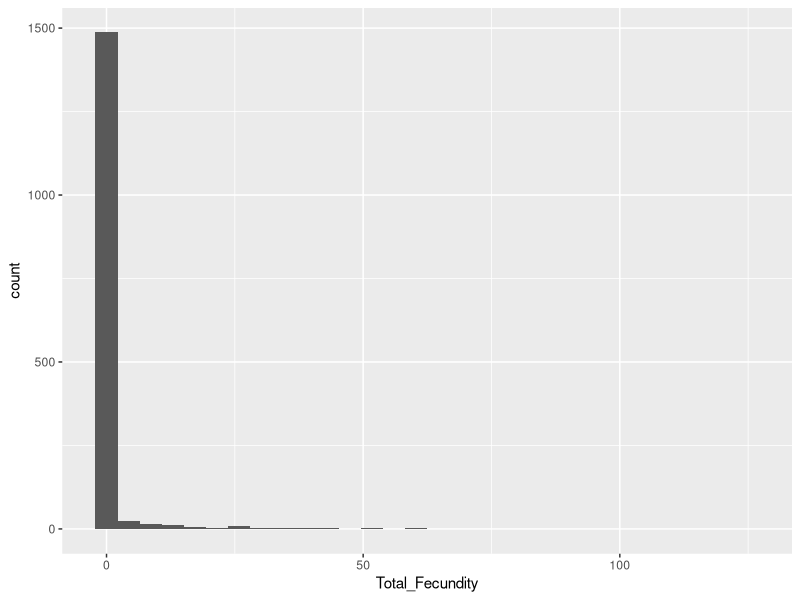
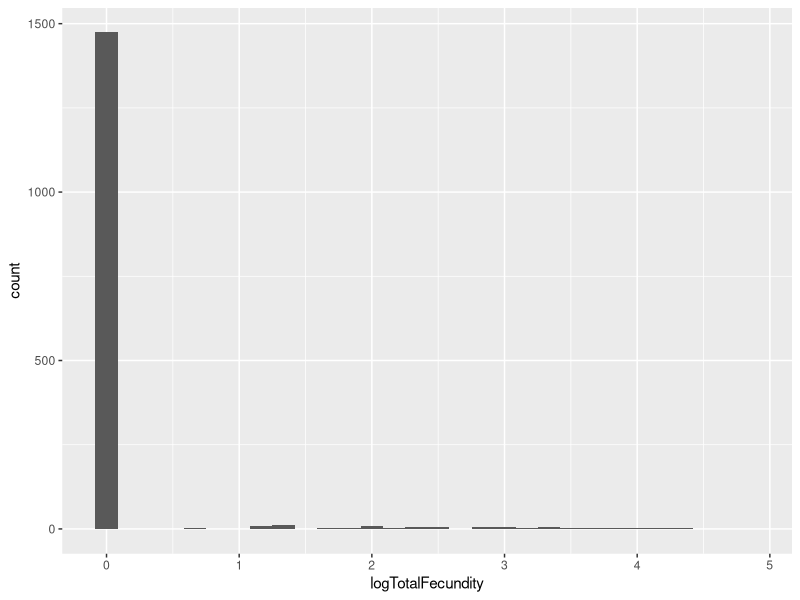
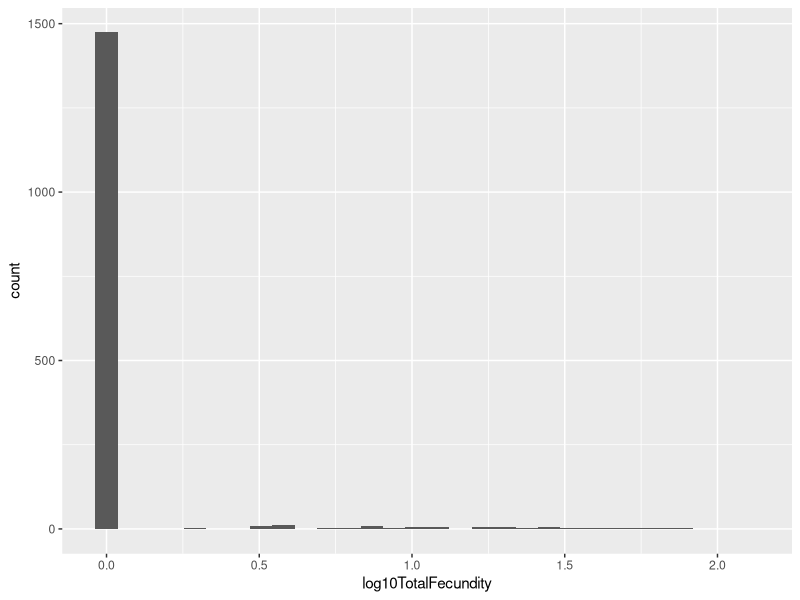
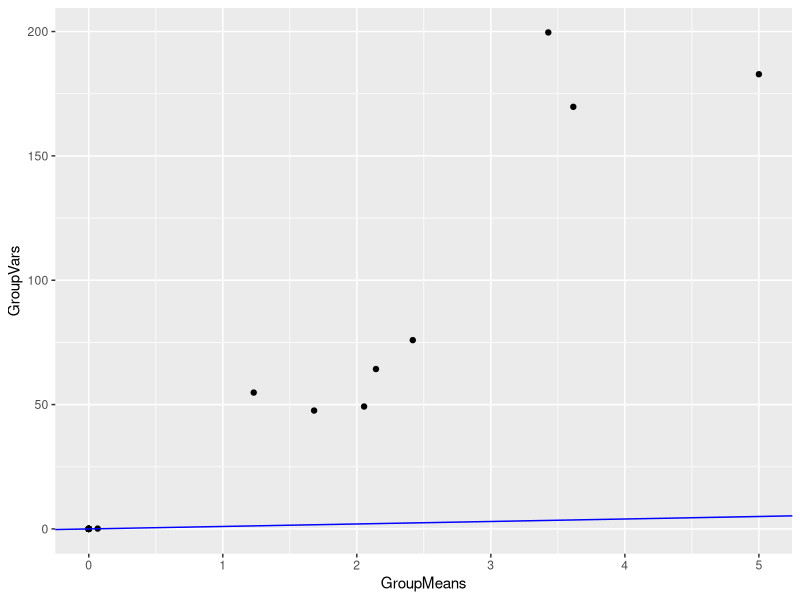
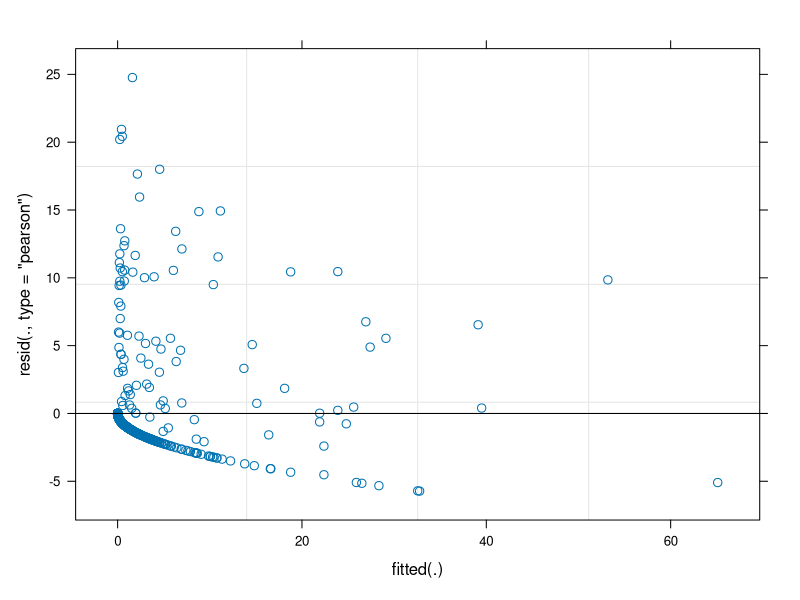

Here is the R script that generated these plots, in order: (Note: this script raises an error after producing the figures.)
## ---- chunk 1
knitr::opts_chunk$set(echo = TRUE)
## ---- chunk 2
library(tidyverse)
library(lmerTest) #mixed models
## ---- chunk 3
## year 1 components 
wl2_establishment <- read_csv("../Processed.Data/WL2_Establishment.csv")
wl2_surv_to_rep_y1 <- read_csv("../Processed.Data/WL2_SurvtoRep_y1.csv")
wl2_fruits_y1 <- read_csv("../Processed.Data/WL2_Fruits_Y1.csv")

## year 2 components 
winter_surv <- read_csv("../Processed.Data/WL2_WinterSurv.csv")
wl2_surv_to_rep_y2 <- read_csv("../Processed.Data/WL2_Surv_to_Rep_Y2.csv")
wl2_fruits_y2 <- read_csv("../Processed.Data/WL2_Fruits_Y2.csv")
## ---- chunk 4
wl2_total_fecundity <- left_join(wl2_establishment, wl2_surv_to_rep_y1) %>% 
  left_join(wl2_fruits_y1) %>% 
  select(-death.date, -bud.date) %>% #remove y1 death and bud dates 
  mutate(mf=as.numeric(mf), rep=as.numeric(rep)) %>% #convert these cols to numeric for merging 
  left_join(winter_surv) %>% 
  select(-death.date) %>% 
  left_join(wl2_surv_to_rep_y2) %>% 
  left_join(wl2_fruits_y2) %>% 
  select(-death.date) %>% 
  mutate(SurvtoRep_Y1=if_else(is.na(SurvtoRep_Y1), 0, SurvtoRep_Y1),
         y1_fruits=if_else(is.na(y1_fruits), 0, y1_fruits),
         y2_fruits=if_else(is.na(y2_fruits), 0, y2_fruits),
         WinterSurv=if_else(is.na(WinterSurv), 0, WinterSurv),
         SurvtoRep_y2=if_else(is.na(SurvtoRep_y2), 0, SurvtoRep_y2)) %>% 
  mutate(Total_Fecundity=(Establishment*SurvtoRep_Y1*y1_fruits) + (WinterSurv*SurvtoRep_y2*y2_fruits))

wl2_total_fecundity %>% 
  filter(Total_Fecundity>0) %>% 
  group_by(pop) %>% 
  summarise(n=n()) %>% 
  arrange(n) #SQ1 and WR only have 1 indiv 
## ---- chunk 5
wl2_total_fecundity %>% 
  ggplot(aes(x=Total_Fecundity)) +
  geom_histogram()
## ---- chunk 6
wl2_total_fecundity_transformations <-
  wl2_total_fecundity %>% 
  mutate(logTotalFecundity=log(Total_Fecundity+1),
         log10TotalFecundity=log10(Total_Fecundity+1))

wl2_total_fecundity_transformations %>% 
  ggplot(aes(x=logTotalFecundity)) +
  geom_histogram()

wl2_total_fecundity_transformations %>% 
  ggplot(aes(x=log10TotalFecundity)) +
  geom_histogram()

## didn't help 
## ---- chunk 7
wl2_total_fecundity_scaled <- wl2_total_fecundity %>% 
  filter(pop!="SQ1", pop!="WR") %>% 
  rename(AvgGD_Recent_Wtr_Year=`AvgGD_Recent_Water Year`,
         AvgGD_Recent_GrwSsn=`AvgGD_Recent_Growth Season`,
         AvgGD_Historic_Wtr_Year=`AvgGD_Historic_Water Year`,
         AvgGD_Historic_GrwSsn=`AvgGD_Historic_Growth Season`) %>% 
  mutate_at(c("AvgGD_Historic_GrwSsn", "AvgGD_Historic_Wtr_Year",
              "AvgGD_Recent_GrwSsn", "AvgGD_Recent_Wtr_Year",
              "AvgTempDist_Historic_GrwSsn", "AvgTempDist_Historic_Wtr_Year",
              "AvgTempDist_Recent_GrwSsn", "AvgTempDist_Recent_Wtr_Year",
              "AvgPPTDist_Historic_GrwSsn", "AvgPPTDist_Historic_Wtr_Year",
              "AvgPPTDist_Recent_GrwSsn", "AvgPPTDist_Recent_Wtr_Year",
              "Geographic_Dist"), scale)
## ---- chunk 8
wl2_total_fecundity %>% 
  group_by(pop) %>% 
  summarise(GroupMeans=mean(Total_Fecundity), GroupVars=var(Total_Fecundity)) %>% 
  ggplot(aes(x=GroupMeans, y=GroupVars)) +
  geom_point() +
  geom_abline(intercept = 0, slope=1, colour="blue")
## ---- chunk 9
total_fecund_poisson <- glmer(Total_Fecundity ~ (1|pop/mf) + (1|block), 
                              family = poisson,
                              data=wl2_total_fecundity_scaled)
summary(total_fecund_poisson)

plot(total_fecund_poisson, which = 1) #residuals plot 
#doesn't look great

total_fecund_quasipoisson <- glmer(Total_Fecundity ~ (1|pop/mf) + (1|block), 
                              family = quasipoisson,
                              data=wl2_total_fecundity_scaled)
#Error: "quasi" families cannot be used in glmer
